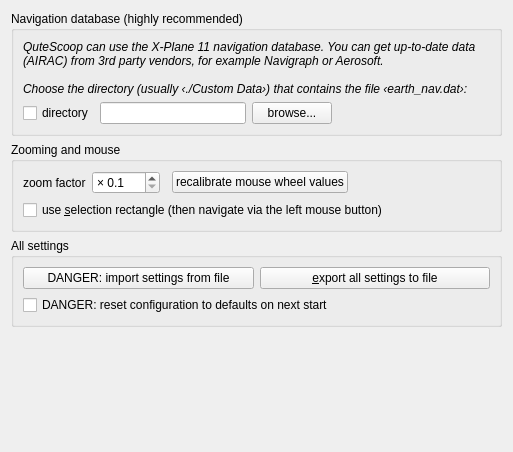
     <widget class="QWidget" name="tabSpecial">
      <attribute name="title">
       <string>Special</string>
      </attribute>
      <layout class="QVBoxLayout" name="verticalLayout">
       <item>
        <widget class="QGroupBox" name="groupBoxDatabase">
         <property name="title">
          <string>Navigation database (highly recommended)</string>
         </property>
         <layout class="QVBoxLayout" name="_4">
          <item>
           <widget class="QLabel" name="label_5">
            <property name="text">
             <string>&lt;!DOCTYPE HTML PUBLIC &quot;-//W3C//DTD HTML 4.0//EN&quot; &quot;http://www.w3.org/TR/REC-html40/strict.dtd&quot;&gt;
&lt;html&gt;&lt;head&gt;&lt;meta name=&quot;qrichtext&quot; content=&quot;1&quot; /&gt;&lt;meta charset=&quot;utf-8&quot; /&gt;&lt;style type=&quot;text/css&quot;&gt;
p, li { white-space: pre-wrap; }
hr { height: 1px; border-width: 0; }
li.unchecked::marker { content: &quot;\2610&quot;; }
li.checked::marker { content: &quot;\2612&quot;; }
&lt;/style&gt;&lt;/head&gt;&lt;body style=&quot; font-family:'Sans Serif'; font-size:9pt; font-weight:400; font-style:normal;&quot;&gt;
&lt;p style=&quot; margin-top:0px; margin-bottom:0px; margin-left:0px; margin-right:0px; -qt-block-indent:0; text-indent:0px;&quot;&gt;&lt;span style=&quot; font-style:italic;&quot;&gt;QuteScoop can use the X-Plane 11 navigation database. You can get up-to-date data (AIRAC) &lt;/span&gt;&lt;span style=&quot; font-style:italic;&quot;&gt;from 3rd party vendors, for example Navigraph or Aerosoft&lt;/span&gt;&lt;span style=&quot; font-style:italic;&quot;&gt;.&lt;/span&gt;&lt;/p&gt;
&lt;p style=&quot; margin-top:0px; margin-bottom:0px; margin-left:0px; margin-right:0px; -qt-block-indent:0; text-indent:0px;&quot;&gt;&lt;span style=&quot; font-style:italic;&quot;&gt;&lt;br /&gt;Choose the directory (usually ‹./Custom Data›) that contains the file ‹earth_nav.dat›:&lt;/span&gt;&lt;/p&gt;&lt;/body&gt;&lt;/html&gt;</string>
            </property>
            <property name="wordWrap">
             <bool>true</bool>
            </property>
            <property name="openExternalLinks">
             <bool>true</bool>
            </property>
            <property name="textInteractionFlags">
             <set>Qt::LinksAccessibleByMouse|Qt::TextSelectableByKeyboard|Qt::TextSelectableByMouse</set>
            </property>
           </widget>
          </item>
          <item>
           <layout class="QHBoxLayout" name="_5">
            <item>
             <widget class="QCheckBox" name="cbUseNavDatabase">
              <property name="text">
               <string>directory</string>
              </property>
             </widget>
            </item>
            <item>
             <widget class="QLineEdit" name="editNavdir"/>
            </item>
            <item>
             <widget class="QPushButton" name="browseNavdirButton">
              <property name="toolTip">
               <string>Shall be the folder that contains 'default_scenery' and 'default_data'</string>
              </property>
              <property name="text">
               <string>browse...</string>
              </property>
              <property name="flat">
               <bool>false</bool>
              </property>
             </widget>
            </item>
            <item>
             <spacer name="horizontalSpacer_17">
              <property name="orientation">
               <enum>Qt::Horizontal</enum>
              </property>
              <property name="sizeHint" stdset="0">
               <size>
                <width>40</width>
                <height>20</height>
               </size>
              </property>
             </spacer>
            </item>
            <item>
             <widget class="QLabel" name="label_134">
              <property name="text">
               <string/>
              </property>
             </widget>
            </item>
           </layout>
          </item>
         </layout>
        </widget>
       </item>
       <item>
        <widget class="QGroupBox" name="groupZoom">
         <property name="title">
          <string>Zooming and mouse</string>
         </property>
         <layout class="QGridLayout" name="gridLayout_10">
          <item row="0" column="1">
           <widget class="QDoubleSpinBox" name="sbZoomFactor">
            <property name="toolTip">
             <string>all zooming gets accelerated by this value.</string>
            </property>
            <property name="prefix">
             <string>× </string>
            </property>
            <property name="decimals">
             <number>1</number>
            </property>
            <property name="minimum">
             <double>0.100000000000000</double>
            </property>
            <property name="singleStep">
             <double>0.100000000000000</double>
            </property>
           </widget>
          </item>
          <item row="0" column="0">
           <widget class="QLabel" name="label_50">
            <property name="text">
             <string>zoom factor</string>
            </property>
           </widget>
          </item>
          <item row="0" column="3">
           <widget class="QPushButton" name="pbWheelCalibrate">
            <property name="toolTip">
             <string>The maximum value of your mouse wheel gets updated constantly as it differs from mouse driver to mouse driver. Reset if you feel your zomming is way too slow.</string>
            </property>
            <property name="text">
             <string>recalibrate mouse wheel values</string>
            </property>
           </widget>
          </item>
          <item row="0" column="4">
           <spacer name="horizontalSpacer_14">
            <property name="orientation">
             <enum>Qt::Horizontal</enum>
            </property>
            <property name="sizeHint" stdset="0">
             <size>
              <width>40</width>
              <height>20</height>
             </size>
            </property>
           </spacer>
          </item>
          <item row="1" column="0" colspan="5">
           <widget class="QCheckBox" name="useSelectionRectangle">
            <property name="toolTip">
             <string>Use left mouse button to drag a selection rectangle. When off, left mouse drag is globe panning (same as right drag)</string>
            </property>
            <property name="text">
             <string>use &amp;selection rectangle (then navigate via the left mouse button)</string>
            </property>
           </widget>
          </item>
         </layout>
        </widget>
       </item>
       <item>
        <widget class="QGroupBox" name="groupBoxResetConfigration">
         <property name="title">
          <string>All settings</string>
         </property>
         <layout class="QVBoxLayout" name="verticalLayout_8">
          <item>
           <layout class="QHBoxLayout" name="horizontalLayout_9">
            <item>
             <widget class="QPushButton" name="pbImportFromFile">
              <property name="toolTip">
               <string>Reads settings from .ini file. This does not replace your current settings, but gets merged with it. That means, only values present in the new .ini will actually be changed.</string>
              </property>
              <property name="text">
               <string>DANGER: import settings from file</string>
              </property>
             </widget>
            </item>
            <item>
             <widget class="QPushButton" name="pbExportToFile">
              <property name="toolTip">
               <string>writes settings to an .ini file.</string>
              </property>
              <property name="text">
               <string>&amp;export all settings to file</string>
              </property>
             </widget>
            </item>
           </layout>
          </item>
          <item>
           <widget class="QCheckBox" name="cbResetConfiguration">
            <property name="text">
             <string>DANGER: reset configuration to defaults on next start</string>
            </property>
           </widget>
          </item>
         </layout>
        </widget>
       </item>
       <item>
        <spacer name="spacer">
         <property name="orientation">
          <enum>Qt::Vertical</enum>
         </property>
         <property name="sizeHint" stdset="0">
          <size>
           <width>491</width>
           <height>114</height>
          </size>
         </property>
        </spacer>
       </item>
      </layout>
     </widget>
